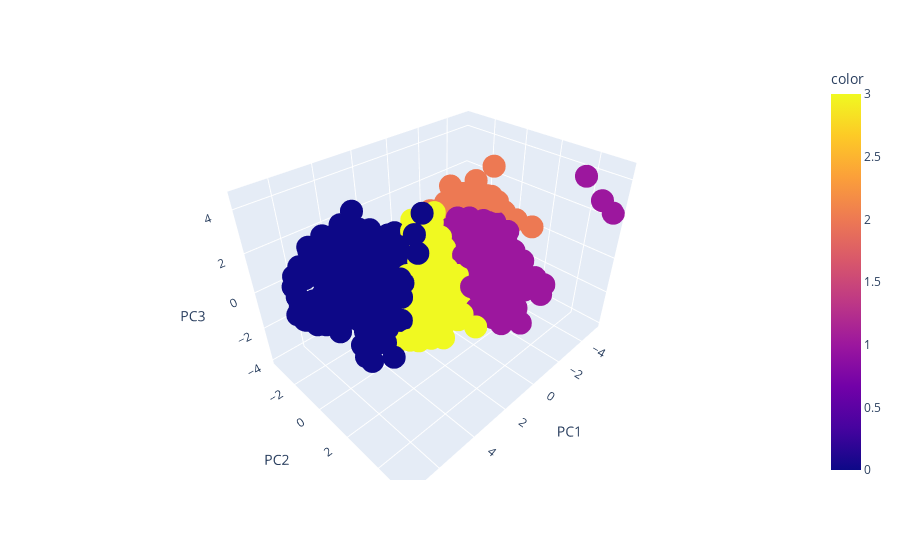

Source (notebook cell):
### Code cell
# Plot the clusters in 3D
print("Total explained variance: ", pca.explained_variance_ratio_.sum())
fig = px.scatter_3d(X, x='PC1', y='PC2', z='PC3',
                color=preds)
fig.show()

### Figure 1 — Plotly figure (JSON) as saved in the notebook; plotly's stock layout.template omitted (floating-point values rounded to 4 significant figures; data arrays with more than 128 entries replaced by an {"elided": "..."} marker saying what was removed)
{"data": [{"hovertemplate": "PC1=%{x}<br>PC2=%{y}<br>PC3=%{z}<br>color=%{marker.color}<extra></extra>", "legendgroup": "", "marker": {"color": {"elided": "2236 int values"}, "coloraxis": "coloraxis", "symbol": "circle"}, "mode": "markers", "name": "", "scene": "scene", "showlegend": false, "type": "scatter3d", "x": {"elided": "2236 float values"}, "y": {"elided": "2236 float values"}, "z": {"elided": "2236 float values"}}], "layout": {"coloraxis": {"colorbar": {"title": {"text": "color"}}, "colorscale": [[0, "#0d0887"], [0.1111, "#46039f"], [0.2222, "#7201a8"], [0.3333, "#9c179e"], [0.4444, "#bd3786"], [0.5556, "#d8576b"], [0.6667, "#ed7953"], [0.7778, "#fb9f3a"], [0.8889, "#fdca26"], [1, "#f0f921"]]}, "legend": {"tracegroupgap": 0}, "margin": {"t": 60}, "scene": {"domain": {"x": [0, 1], "y": [0, 1]}, "xaxis": {"title": {"text": "PC1"}}, "yaxis": {"title": {"text": "PC2"}}, "zaxis": {"title": {"text": "PC3"}}}}}
